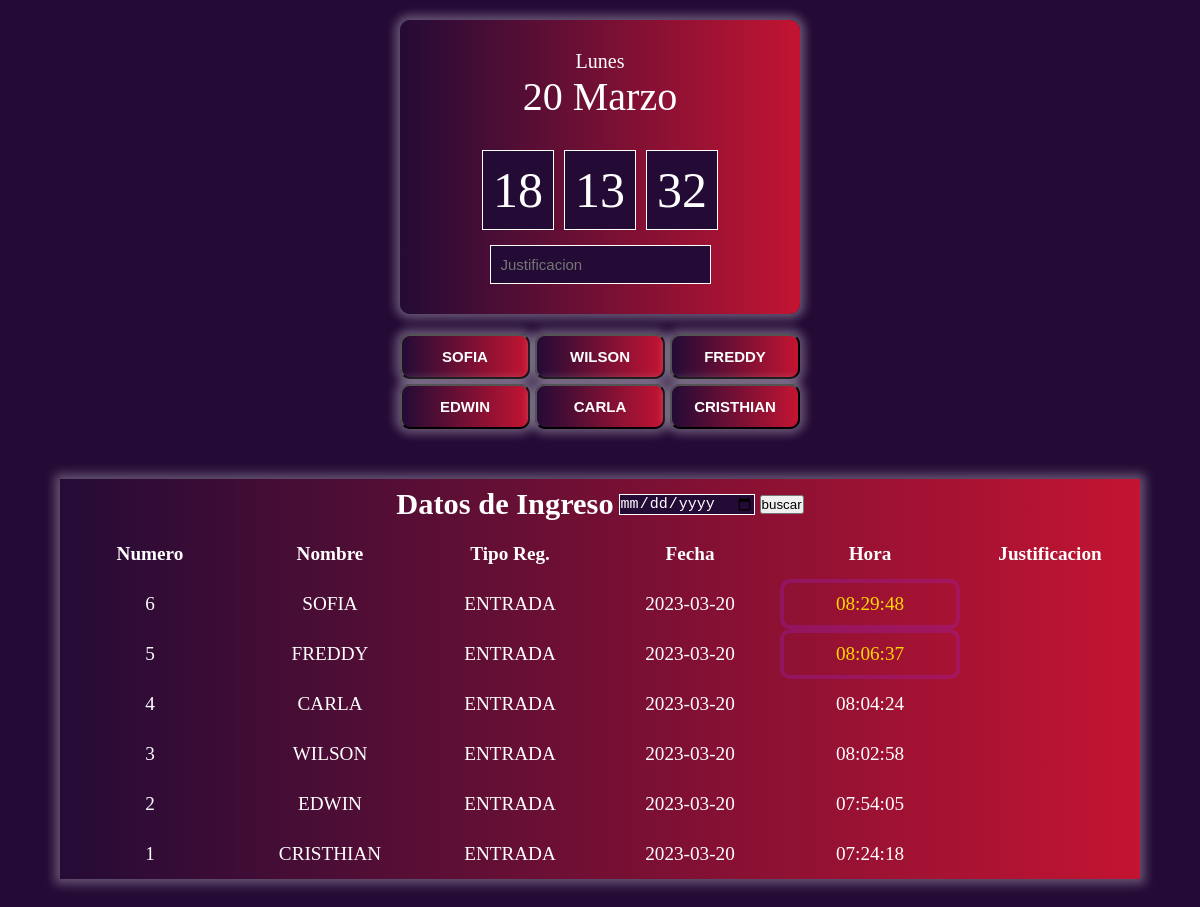
The page / on the database its author committed.
### tables this page shows
CREATE TABLE funcionarios 
(id int,
nombre text,
apellido text,
cargo text);

CREATE TABLE registros (
	id int,
	tipo int,
	fecha int,
	justificativo text,
	afavor int, 
    hora int);

### reloj.php (called while the page is built, shortened)
<?php
    $fecha_actual = date("Y-m-d");
?>

### index.php (the view, shortened to what this page needs)
<?php
    include("conex.php");
    include("reloj.php")
?>
<!DOCTYPE html>
<html lang="es">
<head>
    <link rel="stylesheet" href="style.css">
</head>
<body>
    <form action="" method="post">
        <div class="reloj">
            <p class="dia" id="dia">--</p>
            <p class="mes" id="mes">--</p>
            <div class="hora" id="hora">
                <p>00</p>
                <p>00</p>
                <p>00</p>
            </div>
            <input type="text" name="justifi" placeholder = "Justificacion">
        </div>
        <div class="boton">
                <input type="submit" name="sofia" id="sofia" value="SOFIA">
                <input type="submit" name="wilson" id="wilson" value="WILSON">
                <input type="submit" name="freddy" id="freddy" value="FREDDY">
                <input type="submit" name="edwin" id="edwin" value="EDWIN">
                <input type="submit" name="carla" id="carla" value="CARLA">
                <input type="submit" name="cristhian" id="cristhian" value="CRISTHIAN">
        </div>
        <div class="tabla">
            <div class="tb-title">Datos de Ingreso
                <input type="date" name="filtro" id="filtrofecha" value="17-03-2023">
                <input type="submit" name="b_fecha" value="buscar">
            </div>
            <div class="tb-header">Numero</div>
            <div class="tb-header">Nombre</div>
            <div class="tb-header">Tipo Reg.</div>
            <div class="tb-header">Fecha</div>
            <div class="tb-header">Hora</div>
            <div class="tb-header">Justificacion</div>
            <?php
            $select = "select ROW_NUMBER () over () as fila,(select a.nombre from funcionarios a where a.id=b.id) as nombre,
            b.tipo,b.fecha,b.hora,b.justificativo from registros b
            where b.fecha = '$fecha_actual'
            order by b.fecha desc, b.hora desc";
            $resultado = $db->query($select);
            while($row = $resultado->fetchArray()){
            ?>
            <div class="tb-item"><?php echo $row["fila"];?></div>
            <div class="tb-item"><?php echo $row["nombre"];?></div>
            <div class="tb-item"><?php echo $row["tipo"];?></div>
            <div class="tb-item"><?php echo $row["fecha"];?></div>
            <?php if(strtotime($row["hora"]) > strtotime("08:05:59")){?>
                    <div class="tb-item" id="hora"><?php echo $row["hora"];?></div><?php
                }else{?>
                    <div class="tb-item" ><?php echo $row["hora"];?></div><?php
                };?>
            <div class="tb-item"><?php echo $row["justificativo"];?></div>
            <?php }?>
        </div>
    </form>
</body>
</html>

### style.css (style rules this page uses)
* { margin: 0; padding: 0; box-sizing: border-box; }
body { background-color: #240b36; }
.reloj { width: 400px; background: linear-gradient(to right,#240b36,#c31432); color: #ffffff; text-align: center; padding: 30px; margin: 20px auto; border-radius: 10px; user-select: none; box-shadow: 0px 0px 10px 5px rgba(255, 255, 255, 0.3); }
.reloj .dia { font-size: 20px; }
.reloj .mes { font-size: 40px; }
.reloj .hora { display: flex; justify-content: center; margin-top: 30px; margin-bottom: 15px; }
.reloj .hora p { font-size: 50px; background-color: #240b36; padding: 10px; margin: 0px 5px; border: 1px solid #ffffff; }
.reloj input { color: #ffffff; margin-top: 30px; font-size: 15px; background-color: #240b36; padding: 10px; margin: 0px 5px; border: 1px solid #ffffff; }
.boton { width: 400px; margin: 20px auto; display: grid; grid-template-columns: repeat(3, 1fr); grid-gap: 5px 5px; }
.boton input { font-size: 15px; background: linear-gradient(to right,#240b36,#c31432); color: #ffffff; font-weight: bold; text-align: center; padding: 12px 5px; box-shadow: 0px 0px 10px 5px rgba(255, 255, 255, 0.3); border-radius: 10px; }
.tabla { width: 90%; background: linear-gradient(to right,#240b36,#c31432); color: #ffffff; margin: 50px auto; text-align: center; display: grid; grid-template-columns: repeat(6,1fr); grid-auto-rows: 50px; box-shadow: 0px 0px 10px 5px rgba(255, 255, 255, 0.3); }
.tb-title { grid-column-start: 1; grid-column-end: 7; background: linear-gradient(to right,#240b36,#c31432); display: flex; align-items: center; justify-content: center; font-weight: bold; font-size: 1.9em; }
.tb-header, .tb-item { display: flex; justify-content: center; align-items: center; }
.tb-header { font-weight: bold; font-size: 1.2em; }
.tb-item { padding: 10px; font-size: 1.2em; }
.tabla #hora { border-radius: 10px; border-style: solid; border-color: rgba(156, 31, 194, 0.3); border-width: 4px; color: gold; }
.tabla .tb-title #filtrofecha { margin-left: 10px; color: #ffffff; font-size: 15px; background-color: #240b36; margin: 0px 5px; border: 1px solid #ffffff; }

### rows shown on the page
funcionarios: fila "6", nombre "SOFIA", registros.tipo "ENTRADA", registros.fecha "2023-03-20", registros.hora "08:29:48"
funcionarios: fila "5", nombre "FREDDY", registros.tipo "ENTRADA", registros.fecha "2023-03-20", registros.hora "08:06:37"
funcionarios: fila "4", nombre "CARLA", registros.tipo "ENTRADA", registros.fecha "2023-03-20", registros.hora "08:04:24"
funcionarios: fila "3", nombre "WILSON", registros.tipo "ENTRADA", registros.fecha "2023-03-20", registros.hora "08:02:58"
funcionarios: fila "2", nombre "EDWIN", registros.tipo "ENTRADA", registros.fecha "2023-03-20", registros.hora "07:54:05"
funcionarios: fila "1", nombre "CRISTHIAN", registros.tipo "ENTRADA", registros.fecha "2023-03-20", registros.hora "07:24:18"
